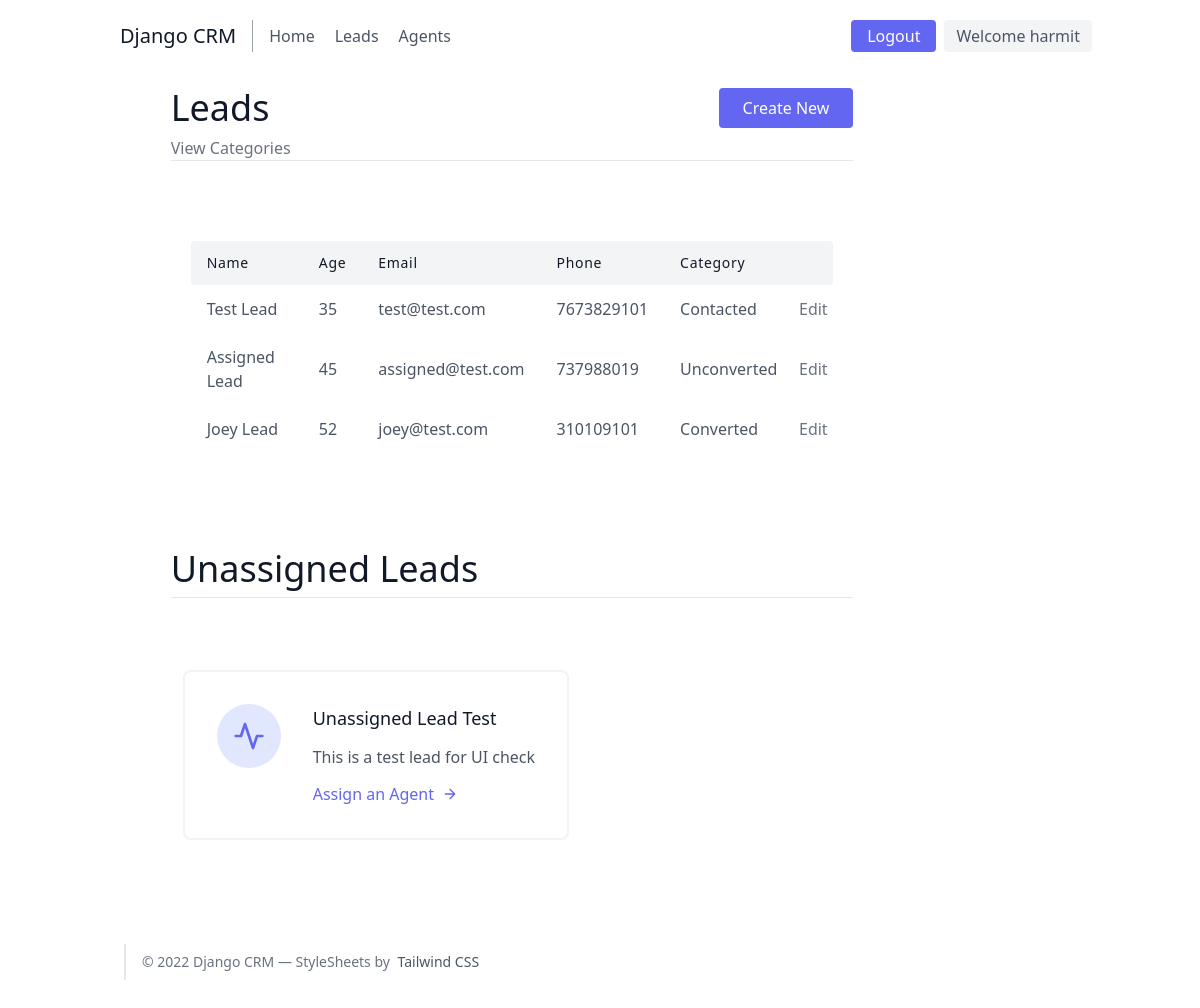
Page /leads/ (signed in) on the committed database.
### Leads/models.py (models this page shows, shortened)
class User(AbstractUser):
    is_organizer = models.BooleanField(default=True)
    is_agent = models.BooleanField(default=False)

class Lead(models.Model):
    first_name = models.CharField(max_length=30)
    last_name = models.CharField(max_length=30)
    age = models.IntegerField(default=0)
    organization = models.ForeignKey(UserProfile, on_delete=models.CASCADE)
    agent = models.ForeignKey("Agent", null=True, blank=True, on_delete=models.SET_NULL)
    category = models.ForeignKey("Category", related_name="leads", null=True, blank=True, on_delete=models.SET_NULL)
    desc = models.TextField()
    date_added = models.DateTimeField(auto_now_add=True)
    phone = models.CharField(max_length=20)
    email = models.EmailField()

class Category(models.Model):
    name = models.CharField(max_length=50, default="New")
    organization = models.ForeignKey(UserProfile, on_delete=models.CASCADE)
    def __str__(self):
        return self.name

### Leads/views.py (the view)
# urls.py: path('', views.LeadListView.as_view(), name="lead-home"),
class LeadListView(LoginRequiredMixin, ListView):
    template_name = "Leads/lead_list.html"
    context_object_name = "leads"
    def get_queryset(self):
        user = self.request.user
        if user.is_organizer:
            queryset = Lead.objects.filter(organization=user.userprofile, agent__isnull=False)
        else:
            queryset = Lead.objects.filter(organization=user.agent.organization, agent__isnull=False)
            queryset = queryset.filter(agent__user=user)
        return queryset
    def get_context_data(self, **kwargs):
        user = self.request.user
        context = super(LeadListView, self).get_context_data(**kwargs)
        if user.is_organizer:
            queryset = Lead.objects.filter(organization=user.userprofile, agent__isnull=True)
            context.update({
                "unassigned_leads": queryset
            })
        return context

### Leads/templates/Leads/lead_list.html (shortened to what this page needs)
{% extends 'basic.html' %}
{% block body %}
<div class="container">
     <div class="lg:w-2/3 w-full mx-auto overflow-auto mt-4">
         {% if request.user.is_organizer %}
        <a class="flex ml-auto text-white bg-indigo-500 border-0 py-2 md:mb-2 px-6 focus:outline-none hover:bg-indigo-600 rounded" style="float:right!important;" href="{% url 'lead-create' %}">Create New</a>
         {% endif %}
         <h3 class="sm:text-4xl text-3xl font-medium title-font mb-2 text-gray-900">Leads</h3>
         {% if request.user.is_organizer %}
         <a class="text-gray-500 hover:text-blue-500" href="{% url 'category-home' %}">View Categories</a>
         {% endif %}
         <hr>
        <section class="text-gray-600 body-font">
          <div class="container px-5 py-20 mx-auto flex flex-wrap">
                <div class="lg:w-3/3 w-full mx-auto overflow-auto">
                  <table class="table-auto w-full text-left whitespace-no-wrap">
                    <thead>
                      <tr>
                        <th class="px-4 py-3 title-font tracking-wider font-medium text-gray-900 text-sm bg-gray-100 rounded-tl rounded-bl">Name</th>
                        <th class="px-4 py-3 title-font tracking-wider font-medium text-gray-900 text-sm bg-gray-100">Age</th>
                        <th class="px-4 py-3 title-font tracking-wider font-medium text-gray-900 text-sm bg-gray-100">Email</th>
                        <th class="px-4 py-3 title-font tracking-wider font-medium text-gray-900 text-sm bg-gray-100">Phone</th>
                        <th class="px-4 py-3 title-font tracking-wider font-medium text-gray-900 text-sm bg-gray-100">Category</th>
                        <th class="w-10 title-font tracking-wider font-medium text-gray-900 text-sm bg-gray-100 rounded-tr rounded-br"></th>
                      </tr>
                    </thead>
                      <tbody>
                      {% for lead in leads %}
                          <tr>
                            <td class="px-4 py-3 hover:text-blue-500"><a href="{% url 'lead-details' lead.id %}">{{ lead.first_name }} {{ lead.last_name }}</a></td>
                            <td class="px-4 py-3">{{ lead.age }}</td>
                            <td class="px-4 py-3">{{ lead.email }}</td>
                            <td class="px-4 py-3">{{ lead.phone }}</td>
                            <td class="px-4 py-3">{{ lead.category }}</td>
                            <td class="w-10 text-center">
                                <a class="text-gray-500 hover:text-blue-500" href="{% url 'lead-update' lead.id %}">Edit</a>
                            </td>
                          </tr>
                      {% endfor %}
                      </tbody>
                  </table>
                </div>
            </div>
        </section>
    </div>
</div>
{% if unassigned_leads.exists %}
<div class="container">
     <div class="lg:w-2/3 w-full mx-auto overflow-auto mt-4">
         <h3 class="sm:text-4xl text-3xl font-medium title-font mb-2 text-gray-900">Unassigned Leads</h3>
         <hr>
        <section class="text-gray-600 body-font">
          <div class="container px-5 py-20 mx-auto flex flex-wrap">
            <div class="flex flex-wrap -m-4">
                {% for lead in unassigned_leads %}
              <div class="p-2 lg:w-2/2 md:w-full">
                <div class="flex border-2 rounded-lg border-gray-200 border-opacity-50 p-8 sm:flex-row flex-col">
                  <div class="w-16 h-16 sm:mr-8 sm:mb-0 mb-4 inline-flex items-center justify-center rounded-full bg-indigo-100 text-indigo-500 flex-shrink-0">
                    <svg fill="none" stroke="currentColor" stroke-linecap="round" stroke-linejoin="round" stroke-width="2" class="w-8 h-8" viewBox="0 0 24 24">
                      <path d="M22 12h-4l-3 9L9 3l-3 9H2"></path>
                    </svg>
                  </div>
                  <div class="flex-grow">
                    <h2 class="text-gray-900 text-lg title-font font-medium mb-3">{{ lead.first_name }} {{ lead.last_name }}</h2>
                    <p class="leading-relaxed text-base">{{ lead.desc|safe }}</p>
                    <a href="{% url 'lead-assign' lead.id %}" class="mt-3 text-indigo-500 inline-flex items-center">Assign an Agent
                      <svg fill="none" stroke="currentColor" stroke-linecap="round" stroke-linejoin="round" stroke-width="2" class="w-4 h-4 ml-2" viewBox="0 0 24 24">
                        <path d="M5 12h14M12 5l7 7-7 7"></path>
                      </svg>
                    </a>
                  </div>
                </div>
              </div>
                {% endfor %}
            </div>
          </div>
        </section>
    </div>
</div>
{% endif %}
{% endblock %}

### templates/basic.html (shortened to what this page needs)
<!DOCTYPE html>
<html lang="en">
<head>
    <script src="https://cdn.tailwindcss.com"></script>
</head>
<body>
<header class="text-gray-600 body-font">
  <div class="container mx-auto flex flex-wrap p-5 flex-col md:flex-row items-center">
    <a href="{% url 'landing-page' %}" class="flex title-font font-medium items-center text-gray-900 mb-4 md:mb-0">
      <span class="ml-3 text-xl">Django CRM</span>
    </a>
    <nav class="md:mr-auto md:ml-4 md:py-1 md:pl-4 md:border-l md:border-gray-400	flex flex-wrap items-center text-base justify-center">
      <a href="{% url 'landing-page' %}" class="mr-5 hover:text-gray-900">Home</a>
        {% if request.user.is_authenticated %}
      <a href="{% url 'lead-home' %}" class="mr-5 hover:text-gray-900">Leads</a>
        {% if request.user.is_organizer %}
      <a href="{% url 'agent-home' %}" class="mr-5 hover:text-gray-900">Agents</a>
        {% endif %}
        {% endif %}
    </nav>
      {% if not request.user.is_authenticated %}
    <a href="{% url 'login' %}" class="flex ml-auto text-white bg-indigo-500 border-0 py-1 md:mr-2 px-4 focus:outline-none hover:bg-indigo-600 rounded">
          Login
    </a>
    <a href="{% url 'signup' %}" class="inline-flex items-center bg-gray-100 border-0 py-1 px-3 focus:outline-none hover:bg-gray-200 rounded text-base mt-4 md:mt-0">Sign Up
      <svg fill="none" stroke="currentColor" stroke-linecap="round" stroke-linejoin="round" stroke-width="2" class="w-4 h-4 ml-1" viewBox="0 0 24 24">
        <path d="M5 12h14M12 5l7 7-7 7"></path>
      </svg>
    </a>
      {% else %}
      <a href="{% url 'logout' %}" class="flex ml-auto text-white bg-indigo-500 border-0 py-1 md:mr-2 px-4 focus:outline-none hover:bg-indigo-600 rounded">
          Logout
    </a>
     <button class="inline-flex items-center bg-gray-100 border-0 py-1 px-3 focus:outline-none hover:bg-gray-200 rounded text-base mt-4 md:mt-0">Welcome {{ request.user.username }}
    </button>
      {% endif %}
  </div>
</header>
{% block body %}
{% endblock %}
<footer class="text-gray-600 body-font">
  <div class="container px-5 py-8 mx-auto flex items-center sm:flex-row flex-col">
    <p class="text-sm text-gray-500 sm:ml-4 sm:pl-4 sm:border-l-2 sm:border-gray-200 sm:py-2 sm:mt-0 mt-4">© 2022 Django CRM — StyleSheets by
      <a href="https://tailwindcss.com/docs/installation/play-cdn" class="text-gray-600 ml-1" rel="noopener noreferrer" target="_blank">Tailwind CSS</a>
    </p>
  </div>
</footer>
</body>
</html>

### rows in the picture
User: user.username "harmit"
Lead: first_name "Test", last_name "Lead", age "35", email "test@test.com", phone "7673829101", category "Contacted"
Lead: first_name "Assigned", last_name "Lead", age "45", email "assigned@test.com", phone "737988019", category "Unconverted"
Lead: first_name "Joey", last_name "Lead", age "52", email "joey@test.com", phone "310109101", category "Converted"
Lead: first_name "Unassigned Lead", last_name "Test", desc "This is a test lead for UI check"
